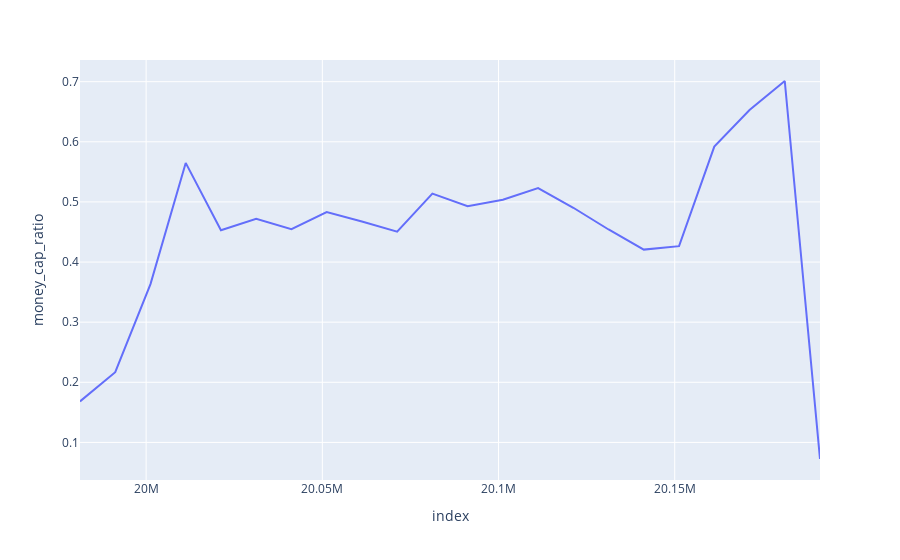

The notebook cell this image was saved under:
### Code cell
balancesheet['money_cap_ratio'] = balancesheet['money_cap']/balancesheet['total_assets']
px.line(balancesheet,y='money_cap_ratio')

### Figure 1 — Plotly figure (JSON) as saved in the notebook; plotly's stock layout.template omitted (floating-point values rounded to 4 significant figures)
{"data": [{"hovertemplate": "index=%{x}<br>money_cap_ratio=%{y}<extra></extra>", "legendgroup": "", "line": {"color": "#636efa", "dash": "solid"}, "mode": "lines", "name": "", "orientation": "v", "showlegend": false, "type": "scatter", "x": ["19981231", "19991231", "20001231", "20011231", "20021231", "20031231", "20041231", "20051231", "20061231", "20071231", "20081231", "20091231", "20101231", "20111231", "20121231", "20131231", "20141231", "20151231", "20161231", "20171231", "20181231", "20191231"], "xaxis": "x", "y": [0.1682, 0.2168, 0.3633, 0.5649, 0.4529, 0.4721, 0.4547, 0.483, 0.4675, 0.4506, 0.5138, 0.4928, 0.5037, 0.523, 0.4903, 0.4542, 0.4207, 0.4264, 0.592, 0.6528, 0.7011, 0.0724], "yaxis": "y"}], "layout": {"legend": {"tracegroupgap": 0}, "margin": {"t": 60}, "xaxis": {"anchor": "y", "domain": [0, 1], "title": {"text": "index"}}, "yaxis": {"anchor": "x", "domain": [0, 1], "title": {"text": "money_cap_ratio"}}}}
